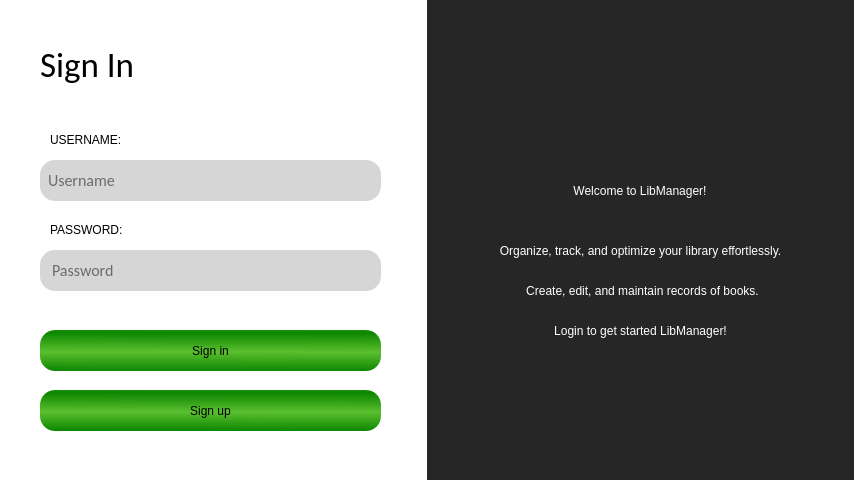
<?xml version="1.0" encoding="UTF-8"?>
<ui version="4.0">
 <class>AuthScreen</class>
 <widget class="QMainWindow" name="AuthScreen">
  <property name="geometry">
   <rect>
    <x>0</x>
    <y>0</y>
    <width>854</width>
    <height>480</height>
   </rect>
  </property>
  <property name="windowTitle">
   <string>AuthScreen</string>
  </property>
  <property name="styleSheet">
   <string notr="true">background-color: rgb(38, 38, 38);</string>
  </property>
  <widget class="QWidget" name="centralwidget">
   <widget class="QLabel" name="AuthScreen1">
    <property name="geometry">
     <rect>
      <x>0</x>
      <y>0</y>
      <width>427</width>
      <height>480</height>
     </rect>
    </property>
    <property name="styleSheet">
     <string notr="true">background-color:rgb(255,255,255);</string>
    </property>
    <property name="text">
     <string/>
    </property>
   </widget>
   <widget class="QLabel" name="SignIn_text">
    <property name="geometry">
     <rect>
      <x>40</x>
      <y>40</y>
      <width>171</width>
      <height>51</height>
     </rect>
    </property>
    <property name="font">
     <font>
      <family>Calibri</family>
      <pointsize>22</pointsize>
      <italic>false</italic>
      <fontweight>Light</fontweight>
     </font>
    </property>
    <property name="styleSheet">
     <string notr="true">color:black;
font: 300 22pt &quot;Calibri&quot;;
background-color: transparent;</string>
    </property>
    <property name="text">
     <string>&lt;html&gt;&lt;head/&gt;&lt;body&gt;&lt;p&gt;&lt;span style=&quot; font-size:26pt;&quot;&gt;Sign In&lt;/span&gt;&lt;/p&gt;&lt;/body&gt;&lt;/html&gt;</string>
    </property>
   </widget>
   <widget class="QLineEdit" name="UsernameLineEdit">
    <property name="geometry">
     <rect>
      <x>40</x>
      <y>160</y>
      <width>341</width>
      <height>41</height>
     </rect>
    </property>
    <property name="font">
     <font>
      <family>Calibri</family>
      <pointsize>-1</pointsize>
     </font>
    </property>
    <property name="styleSheet">
     <string notr="true">QLineEdit {
	background-color: rgb(214, 214, 214);
	border-radius: 15px;
	color: black; 
    font-size: 16px;
    padding-left: 6px; 
}

QLineEdit::placeholder {
	color: rgb(141,141,141); 
    font-style: italic; 
}</string>
    </property>
    <property name="text">
     <string/>
    </property>
    <property name="placeholderText">
     <string>Username</string>
    </property>
   </widget>
   <widget class="QLabel" name="Username_text">
    <property name="geometry">
     <rect>
      <x>50</x>
      <y>130</y>
      <width>111</width>
      <height>20</height>
     </rect>
    </property>
    <property name="styleSheet">
     <string notr="true">color: rgb(0, 0, 0);
background-color: transparent;</string>
    </property>
    <property name="text">
     <string>USERNAME:</string>
    </property>
   </widget>
   <widget class="QLineEdit" name="PasswordLineEdit">
    <property name="geometry">
     <rect>
      <x>40</x>
      <y>250</y>
      <width>341</width>
      <height>41</height>
     </rect>
    </property>
    <property name="font">
     <font>
      <family>Calibri</family>
      <pointsize>-1</pointsize>
     </font>
    </property>
    <property name="styleSheet">
     <string notr="true">QLineEdit {
	background-color: rgb(214, 214, 214);
	border-radius: 15px;
	color: black; 
    font-size: 16px;
    padding-left: 10px; 
}

QLineEdit::placeholder {
	color: rgb(141,141,141); 
    font-style: italic; 
}</string>
    </property>
    <property name="text">
     <string/>
    </property>
    <property name="echoMode">
     <enum>QLineEdit::EchoMode::Password</enum>
    </property>
    <property name="placeholderText">
     <string>Password</string>
    </property>
   </widget>
   <widget class="QLabel" name="Password_text">
    <property name="geometry">
     <rect>
      <x>50</x>
      <y>220</y>
      <width>111</width>
      <height>20</height>
     </rect>
    </property>
    <property name="styleSheet">
     <string notr="true">color: rgb(0, 0, 0);
background-color: transparent;</string>
    </property>
    <property name="text">
     <string>PASSWORD:</string>
    </property>
   </widget>
   <widget class="QPushButton" name="signinButton">
    <property name="geometry">
     <rect>
      <x>40</x>
      <y>330</y>
      <width>341</width>
      <height>41</height>
     </rect>
    </property>
    <property name="styleSheet">
     <string notr="true">QPushButton{
	border-radius:15px;
	color: black;
	
	font: 300 10pt &quot;Calibri&quot;;
		
	background-color: qlineargradient(spread:reflect, x1:0.484, y1:0.534091, x2:0.479, y2:1, stop:0 rgba(90, 191, 47, 255), stop:1 rgba(13, 134, 0, 255));
}
QPushButton:hover {
	background-color: rgb(136, 202, 129);
}</string>
    </property>
    <property name="text">
     <string>Sign in</string>
    </property>
   </widget>
   <widget class="QLabel" name="LibManager_logo">
    <property name="geometry">
     <rect>
      <x>465</x>
      <y>70</y>
      <width>349</width>
      <height>91</height>
     </rect>
    </property>
    <property name="styleSheet">
     <string notr="true">background-image: url(C:/LibManager/LibManager/LBResources/LibManager_logo_revised.png);
background-color:transparent;</string>
    </property>
    <property name="text">
     <string/>
    </property>
   </widget>
   <widget class="QLabel" name="welcome_text">
    <property name="geometry">
     <rect>
      <x>484</x>
      <y>170</y>
      <width>312</width>
      <height>41</height>
     </rect>
    </property>
    <property name="styleSheet">
     <string notr="true">font: 18pt &quot;Calibri&quot;;
color:white;
background-color:transparent;</string>
    </property>
    <property name="text">
     <string>Welcome to LibManager!</string>
    </property>
    <property name="alignment">
     <set>Qt::AlignmentFlag::AlignCenter</set>
    </property>
   </widget>
   <widget class="QLabel" name="AuthScreen1_2">
    <property name="geometry">
     <rect>
      <x>427</x>
      <y>0</y>
      <width>428</width>
      <height>480</height>
     </rect>
    </property>
    <property name="styleSheet">
     <string notr="true">background-image:url(C:/LibManager/LibManager/LBResources/authScreen_imageV2.png)</string>
    </property>
    <property name="text">
     <string/>
    </property>
   </widget>
   <widget class="QPushButton" name="signupButton">
    <property name="geometry">
     <rect>
      <x>40</x>
      <y>390</y>
      <width>341</width>
      <height>41</height>
     </rect>
    </property>
    <property name="styleSheet">
     <string notr="true">QPushButton{
	border-radius:15px;
	color: black;
	
	font: 300 10pt &quot;Calibri&quot;;
		
	background-color: qlineargradient(spread:reflect, x1:0.484, y1:0.534091, x2:0.479, y2:1, stop:0 rgba(90, 191, 47, 255), stop:1 rgba(13, 134, 0, 255));
}

QPushButton:hover {
	background-color: rgb(136, 202, 129);
}</string>
    </property>
    <property name="text">
     <string>Sign up</string>
    </property>
   </widget>
   <widget class="QLabel" name="label_4">
    <property name="geometry">
     <rect>
      <x>460</x>
      <y>240</y>
      <width>361</width>
      <height>21</height>
     </rect>
    </property>
    <property name="styleSheet">
     <string notr="true">background-color:transparent;
color: white;</string>
    </property>
    <property name="text">
     <string>Organize, track, and optimize your library effortlessly.</string>
    </property>
    <property name="alignment">
     <set>Qt::AlignmentFlag::AlignCenter</set>
    </property>
   </widget>
   <widget class="QLabel" name="label_5">
    <property name="geometry">
     <rect>
      <x>497</x>
      <y>280</y>
      <width>291</width>
      <height>21</height>
     </rect>
    </property>
    <property name="styleSheet">
     <string notr="true">background-color:transparent;
color: white;</string>
    </property>
    <property name="text">
     <string>Create, edit, and maintain records of books.</string>
    </property>
    <property name="alignment">
     <set>Qt::AlignmentFlag::AlignCenter</set>
    </property>
   </widget>
   <widget class="QLabel" name="label_6">
    <property name="geometry">
     <rect>
      <x>525</x>
      <y>320</y>
      <width>231</width>
      <height>21</height>
     </rect>
    </property>
    <property name="styleSheet">
     <string notr="true">background-color:transparent;
color: white;</string>
    </property>
    <property name="text">
     <string>Login to get started LibManager!</string>
    </property>
    <property name="alignment">
     <set>Qt::AlignmentFlag::AlignCenter</set>
    </property>
   </widget>
   <zorder>AuthScreen1_2</zorder>
   <zorder>AuthScreen1</zorder>
   <zorder>SignIn_text</zorder>
   <zorder>UsernameLineEdit</zorder>
   <zorder>Username_text</zorder>
   <zorder>PasswordLineEdit</zorder>
   <zorder>Password_text</zorder>
   <zorder>signinButton</zorder>
   <zorder>welcome_text</zorder>
   <zorder>signupButton</zorder>
   <zorder>LibManager_logo</zorder>
   <zorder>label_4</zorder>
   <zorder>label_5</zorder>
   <zorder>label_6</zorder>
  </widget>
 </widget>
 <resources/>
 <connections/>
</ui>
